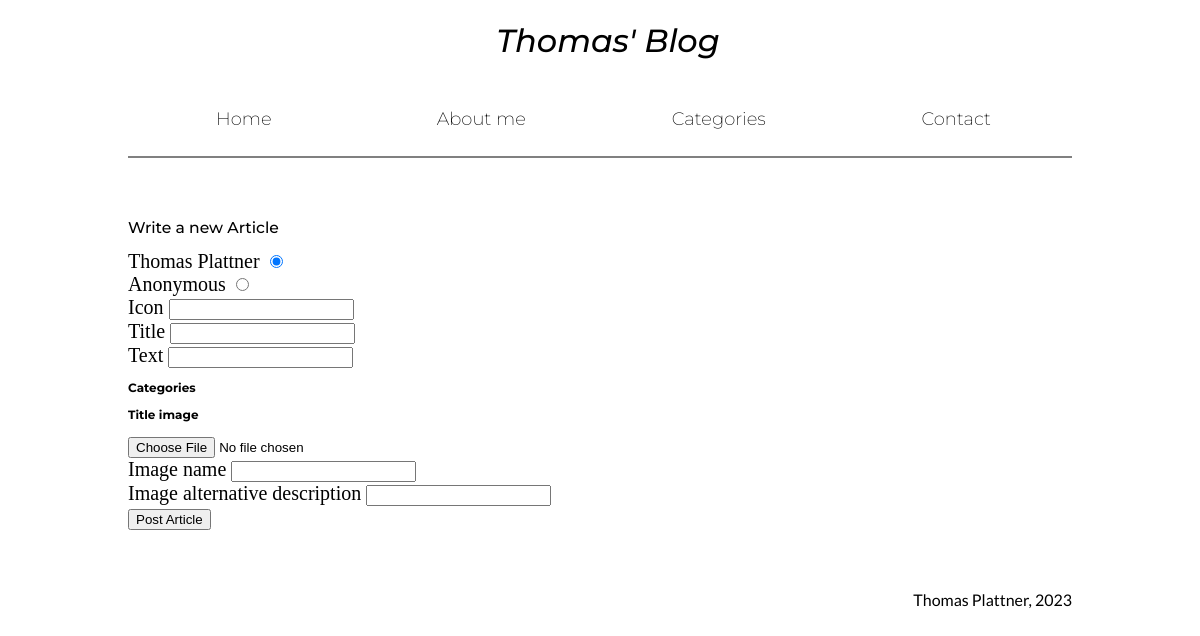
Before: /new with the older database file.
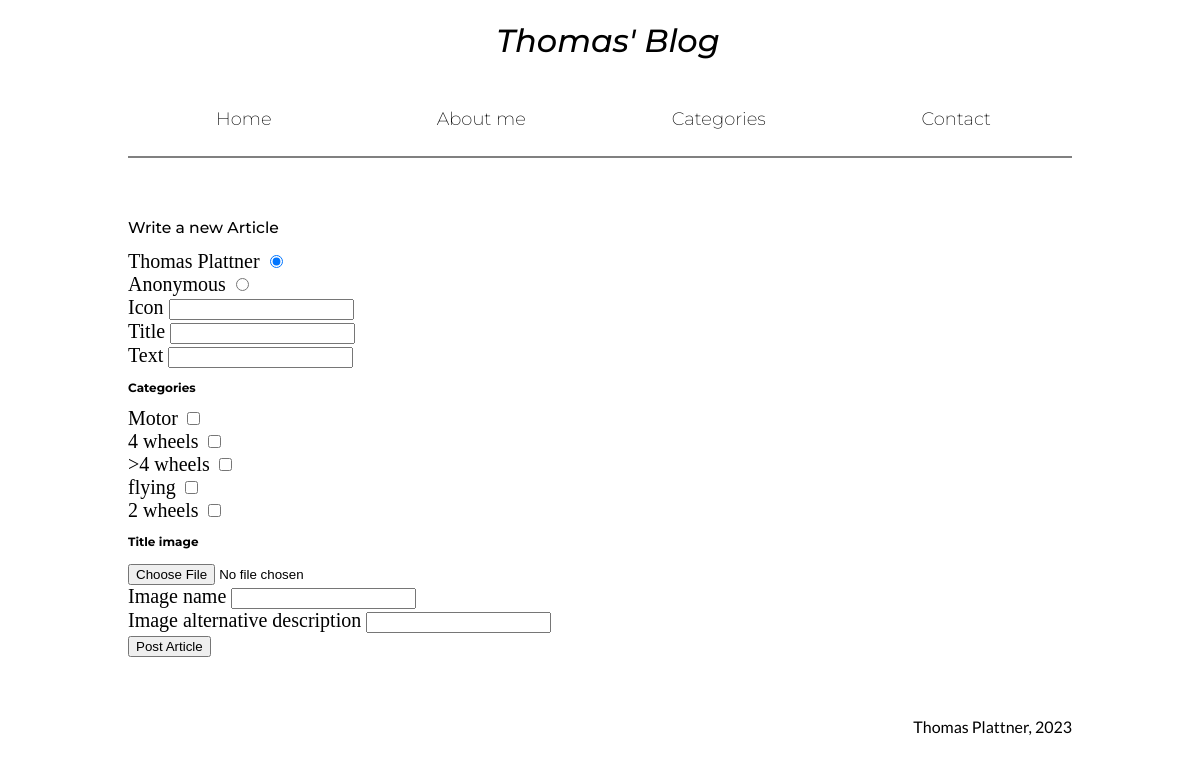
After: the same page with the newer database file.
### app/articles/models.py (models this page shows)
class Category(db.Model, CRUDMixin):
    __tablename__ = 'category'
    id = db.Column(db.Integer, primary_key=True)
    categories = db.Column(db.String(30))
    article_categories = db.relationship('ArticleCategory', backref='category', lazy=True)

### app/new_article/routes.py (the view)
@blueprint.get('/new')
def get_article():
    categories = Category.query.all()
    return render_template('new_article/new.html', categories=categories)

### app/templates/new_article/new.html (shortened to what this page needs)
{% extends 'base.html' %}
{% block main %}
    <h2>Write a new Article</h2>
    <form method="POST">
        <div>
            <label for="Thomas Plattner">Thomas Plattner</label>
            <input type="radio" id="Thomas Plattner" name="user_id" value="Thomas Plattner" checked><br>
            <label for="Anonymous">Anonymous</label>
            <input type="radio" id="Anonymous" name="user_id" value="Anonymous">
        </div>
        <div>
            <label for="icon">Icon</label>
            <input type="text" name="icon" id="icon" maxlength="30">
        </div>
        <div>
            <label for="title">Title</label>
            <input type="text" name="title" id="title" maxlength="80">
        </div>
        <div>
            <label for="text">Text</label>
            <input type="text" name="text" id="text" maxlength="20000">
        </div>
        <h3>Categories</h3>
        <div>
            {% for category in categories %}
                <label for="{{ category.id }}">{{ category.categories}}</label>
                <input type="checkbox" id="{{ category.id }}" name="{{ category.id }}" value="{{ category.id }}"><br>
            {% endfor %}
        </div>
        <h3>Title image</h3>
        <div>
            <input type="file" id="article_image" name="article_image" accept=".png, .jpg, .jpeg, .gif, .svg" max-file-size="5242880">
        <div>
            <label for="image_name">Image name</label>
            <input type="" name="image_name" id="image_name" maxlength="30">
        </div>
        <div>
            <label for="image_alt">Image alternative description</label>
            <input type="text" name="image_alt" id="image_alt" maxlength="80">
        </div>
        <input type="submit" value="Post Article">
    </form>
{% endblock %}

### app/templates/base.html (shortened to what this page needs)
<!DOCTYPE html>
<html lang="en-US">
    <head>
            <link rel="stylesheet" href="{{ url_for('static', filename='css/styles.css') }}">
    </head>
    <body>
        <header>
            <a id="blogname" href="{{ url_for('general_pages.index') }}" alt="Go back to homepage">
                <h1>Thomas' Blog</h1>
            </a>
            <nav>
                <a href="{{ url_for('general_pages.index') }}" alt="Go back to homepage">Home</a>
                <a href="{{ url_for('general_pages.about') }}" alt="Read more about Thomas">About me</a>
                <a href="{{ url_for('general_pages.categories') }}" alt="Filter blog-posts based on different categories">Categories</a>
                <a href="{{ url_for('general_pages.contact') }}" alt="Contact Thomas">Contact</a>
            </nav>
        </header>
        <main>
        {% block main %}{% endblock %}
        </main>
    </body>
    <footer class="footer">
        <p>Thomas Plattner, 2023</p>
    </footer>
</html>

### app/static/css/styles.css (style rules this page uses)
html { font-size:20px; box-sizing: border-box; }
main { margin:5vw 10vw; }
.footer { position: relative; bottom:0vw; margin: 0 10vw 0 0; text-align: right; }
h2 { font-family: Montserrat; font-size: 1.3vw; font-weight: 500; }
h3 { font-family: Montserrat; font-size: 1vw; }
p, li, a { font-family: Lato; font-size: 16px; }
.footer { font-size: 0.25vw; }
#blogname { text-decoration: none; color: black; }
h1 { font-family: Montserrat; font-weight: 500; font-style: italic; text-decoration: none; margin-left: 0.5em; }
nav { font-family: Montserrat; border-bottom: solid grey 2px; display:flex; gap:0.625%; align-items:stretch; margin: 0 10vw; }
nav a { text-decoration: none; color:black; font-size: 1.5vw; font-weight: 200; font-family: Montserrat; border-radius: 30px; width: 5%; padding: 0.5vw; margin: 1rem; flex:auto; text-align: center; }
@media screen and (min-width: 576px) { h1 { text-align: center; } }

Changed rows visible on the page:
added Category: categories "Motor"
added Category: categories "4 wheels"
added Category: categories ">4 wheels"
added Category: categories "flying"
added Category: categories "2 wheels"
